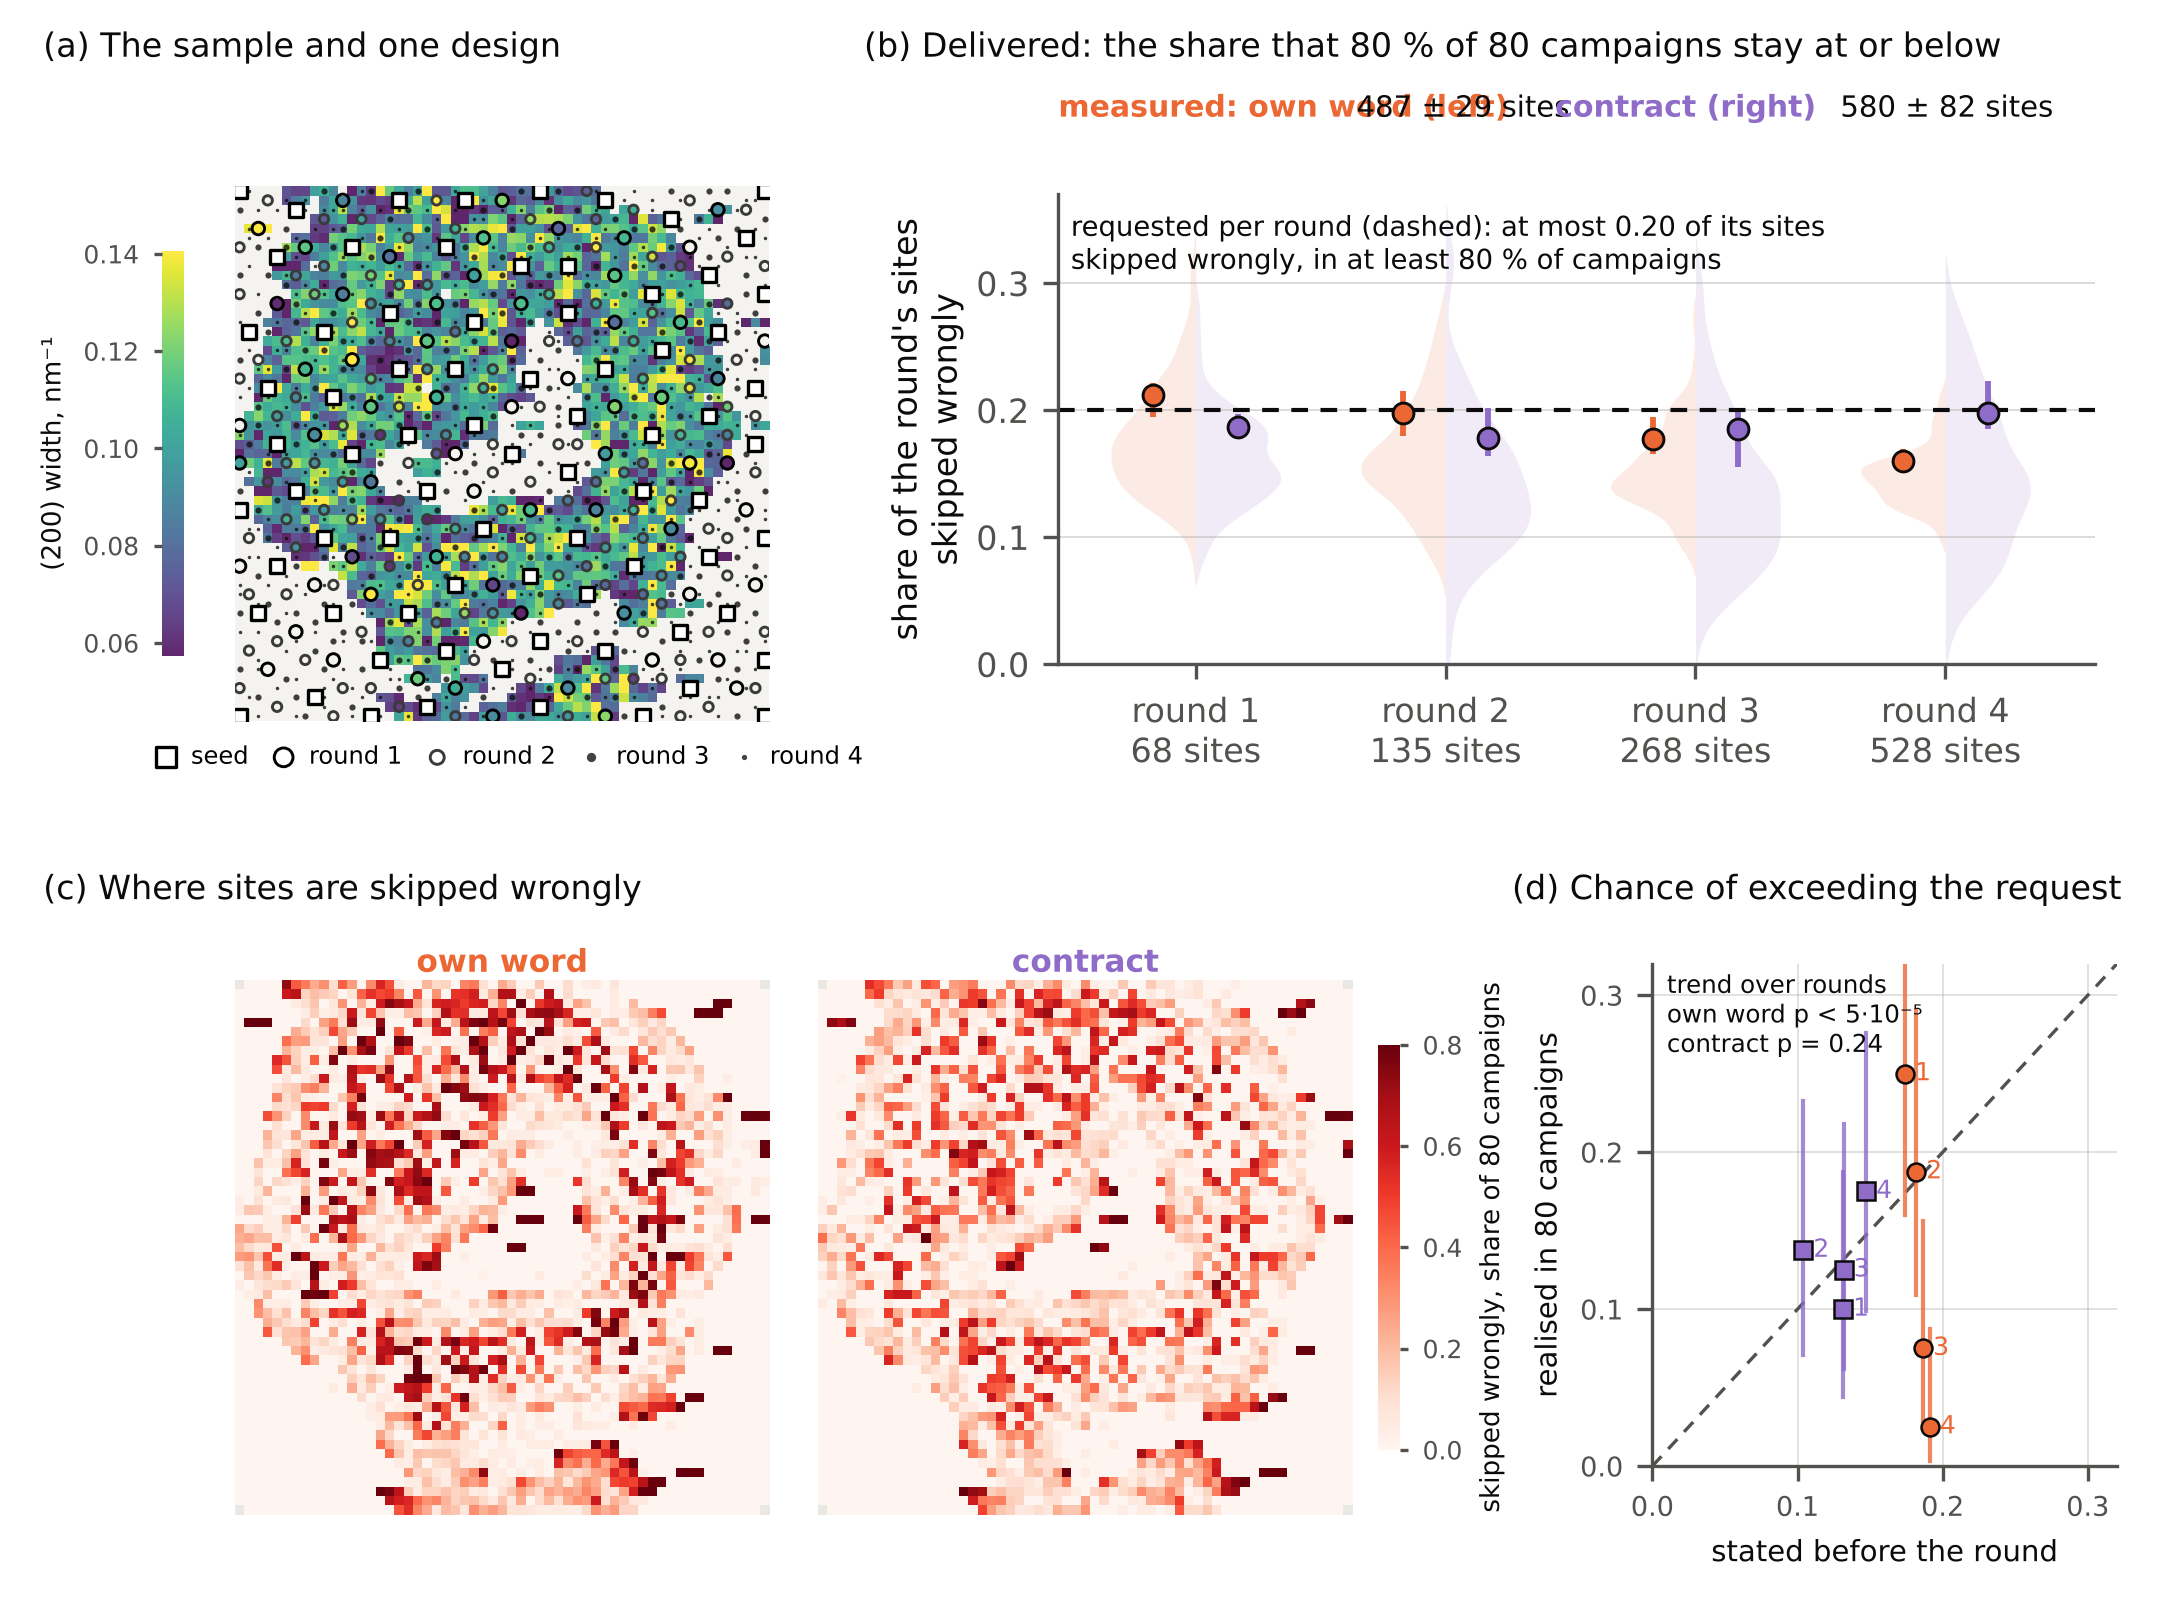

Reproduce this figure in Python.
"""
Figure 1: specified and calibrated in advance. NaCl (200)-width scan, 80 fresh hierarchical designs, one Gaussian
process on the staged plan, budget EPS per round at confidence 0.80; the two rules differ only in who sets the cut
(the process's own statement, or a uniform calibration draw with the exact hypergeometric cut).

(a) Measured width (viridis) with the seed and the four rounds of one design.
(b) Delivered per round: the share of the round's sites skipped wrongly that 80 % of campaigns stay at or below
    (95 % bootstrap interval), distributions faint behind, against the request.
(c) Where sites are skipped wrongly: share of the 80 campaigns, per site, own word and contract.
(d) Stated against realised chance of exceeding the request, per round (Clopper-Pearson 95 %).

    [STAGED_EPS=0.10] python manuscript/figures/fig_hook1.py
"""
from __future__ import annotations

import json
import sys
from pathlib import Path

import matplotlib.pyplot as plt
import numpy as np
from scipy.stats import gaussian_kde

FIG = Path(__file__).resolve().parent
sys.path.insert(0, str(FIG))
from fig_hook_calibrated import EPS, GRID, INK, INK2, ORANGE, PURPLE, RES, ROOT, S, TAG, shares, site_maps  # noqa: E402
from fig_hook_request import boot_q, cp  # noqa: E402


def main():
    plt.rcParams.update({"font.family": "DejaVu Sans", "font.size": 7.5, "axes.edgecolor": INK2,
                         "xtick.color": INK2, "ytick.color": INK2, "axes.labelcolor": INK})
    own, con, own_over, con_over, m_own, m_con = shares()
    rr = [json.loads(l) for l in open(ROOT / RES)]
    stated_con = np.array([[l["delta_picked"] for l in r["contract"]] for r in rr]).mean(0)
    stated_own = np.array([[l["stated_over"] for l in r["own"]] for r in rr]).mean(0)
    Nmean = np.array([[l["N"] for l in r["own"]] for r in rr]).mean(0)
    tests = json.load(open(ROOT / RES.replace(".jsonl", "_trend_tests.json")))
    n = len(rr)

    sys.path.insert(0, str(ROOT)); sys.path.insert(0, str(ROOT / "src"))
    from fig_datasets import nacl_fwhm
    from experiments.nacl_saxs.adapter import load
    img, _, (xs, ys), _, _ = nacl_fwhm()
    ds, grid = load()
    xy = np.asarray(grid["xy_mm"], float)
    rix = np.searchsorted(xs, xy[:, 0].round(4)); riy = np.searchsorted(ys, xy[:, 1].round(4))
    maps, nd = site_maps(img.shape, riy, rix)

    fig = plt.figure(figsize=(7.2, 5.4))
    MW, MH = 0.255, 0.33                       # map axes size (figure fraction), identical for all three maps
    X1, X2 = 0.105, 0.375
    YT, YB = 0.555, 0.065

    def clean(ax):
        ax.set_xticks([]); ax.set_yticks([])
        for sp in ax.spines.values():
            sp.set_visible(False)

    # (a) measured width with one design
    axg = fig.add_axes([X1, YT, MW, MH])
    axg.set_facecolor("#f4f3ef")
    vmin, vmax = np.nanpercentile(img, 5), np.nanpercentile(img, 95)
    imw = axg.imshow(img, origin="lower", cmap="viridis", alpha=0.85, vmin=vmin, vmax=vmax, interpolation="nearest")
    rxy = xy[np.asarray(ds.meta["raster_index"])]
    dix = np.searchsorted(xs, rxy[:, 0].round(4)); diy = np.searchsorted(ys, rxy[:, 1].round(4))
    lv = np.asarray(ds.levels)
    axg.scatter(dix[lv <= 2], diy[lv <= 2], s=11, c="white", marker="s", lw=0.8, edgecolors="black", zorder=5, label="seed")
    for r, (L, sz) in enumerate(zip((3, 4, 5, 6), (9, 5, 2.2, 0.7))):
        m = lv == L
        if r < 2:
            axg.scatter(dix[m], diy[m], s=sz, facecolors="none", edgecolors="black" if r == 0 else "#3a3a3a", lw=0.7,
                        zorder=4, label=f"round {r + 1}")
        else:
            axg.scatter(dix[m], diy[m], s=sz, c="#111111", lw=0, alpha=0.8, zorder=3, label=f"round {r + 1}")
    axg.set_xlim(-0.5, img.shape[1] - 0.5); axg.set_ylim(-0.5, img.shape[0] - 0.5)
    clean(axg)
    axg.legend(loc="upper center", bbox_to_anchor=(0.5, -0.005), ncol=5, frameon=False, fontsize=5.8,
               handletextpad=0.05, columnspacing=0.45, markerscale=1.5)
    cwx = fig.add_axes([X1 - 0.03, YT + 0.04, 0.010, MH - 0.08])
    cw = fig.colorbar(imw, cax=cwx); cw.outline.set_visible(False); cw.solids.set_alpha(0.85)
    cw.ax.tick_params(labelsize=6, length=2); cwx.yaxis.set_ticks_position("left"); cwx.yaxis.set_label_position("left")
    cw.set_label("(200) width, nm⁻¹", fontsize=6.3)
    fig.text(0.02, 0.965, "(a) The sample and one design", fontsize=8, color=INK)

    # (b) delivered per round
    axb = fig.add_axes([0.49, YT + 0.035, 0.48, MH - 0.04])
    for j in range(4):
        for side, v, col in ((-1, own[:, j], ORANGE), (1, con[:, j], PURPLE)):
            y = np.linspace(0, 0.6 * S, 300)
            d = gaussian_kde(v, bw_method=0.35)(y); d = d / d.max() * 0.34; k = d > 0.0034
            axb.fill_betweenx(y[k], j, j + side * d[k], color=col, alpha=0.13, lw=0)
            qa, (lo, hi) = boot_q(v)
            x = j + side * 0.17
            axb.plot([x, x], [lo, hi], color=col, lw=1.4, solid_capstyle="butt")
            axb.plot(x, qa, "o", ms=5, color=col, mec=INK, mew=0.7, zorder=4)
    axb.axhline(EPS, color=INK, lw=1.0, ls=(0, (4, 3)))
    axb.text(-0.5, 0.33 * S, f"requested per round (dashed): at most {EPS:.2f} of its sites\n"
                             "skipped wrongly, in at least 80 % of campaigns", fontsize=6.6, color=INK, va="center")
    axb.set_xticks(range(4), [f"round {j + 1}\n{Nmean[j]:.0f} sites" for j in range(4)])
    axb.set_xlim(-0.55, 3.6); axb.set_ylim(0, 0.37 * S)
    axb.set_yticks(np.round(np.arange(0, 0.31 * S, 0.1 * S), 3))
    axb.set_ylabel("share of the round's sites\nskipped wrongly", labelpad=2)
    axb.grid(axis="y", color=GRID, lw=0.4, alpha=0.6)
    for s_ in ("top", "right"):
        axb.spines[s_].set_visible(False)
    fig.text(0.40, 0.965, "(b) Delivered: the share that 80 % of 80 campaigns stay at or below", fontsize=8, color=INK)
    fig.text(0.49, 0.928, "measured: own word (left)", fontsize=7.2, color=ORANGE, fontweight="bold")
    fig.text(0.628, 0.928, f"{m_own.mean():.0f} ± {m_own.std():.0f} sites", fontsize=7, color=INK)
    fig.text(0.72, 0.928, "contract (right)", fontsize=7.2, color=PURPLE, fontweight="bold")
    fig.text(0.852, 0.928, f"{m_con.mean():.0f} ± {m_con.std():.0f} sites", fontsize=7, color=INK)

    # (c) wrong-skip maps, same size as (a), the own word directly under (a)
    cmap = plt.get_cmap("Reds").copy(); cmap.set_bad("#e9e8e4")
    kw = dict(origin="lower", cmap=cmap, vmin=0, vmax=0.8 * S, interpolation="nearest")
    axl = fig.add_axes([X1, YB, MW, MH]); axr = fig.add_axes([X2, YB, MW, MH])
    im = axl.imshow(maps["own"], **kw); axr.imshow(maps["contract"], **kw)
    for ax, t, c in ((axl, "own word", ORANGE), (axr, "contract", PURPLE)):
        clean(ax); ax.set_title(t, fontsize=7.5, color=c, fontweight="bold", pad=2)
    cax = fig.add_axes([X2 + MW + 0.008, YB + 0.04, 0.010, MH - 0.08])
    cb = fig.colorbar(im, cax=cax, ticks=np.round(np.linspace(0, 0.8 * S, 5), 2))
    cb.outline.set_visible(False); cb.ax.tick_params(labelsize=6, length=2)
    cb.set_label(f"skipped wrongly, share of {nd} campaigns", fontsize=6.3)
    fig.text(0.02, 0.445, "(c) Where sites are skipped wrongly", fontsize=8, color=INK)

    # (d) stated against realised
    axd = fig.add_axes([0.765, YB + 0.03, 0.215, MH - 0.02])
    lim = 0.32
    axd.plot([0, lim], [0, lim], color=INK2, lw=0.8, ls=(0, (4, 3)))
    for st, X, col, mk in ((stated_own, own_over, ORANGE, "o"), (stated_con, con_over, PURPLE, "s")):
        for j in range(4):
            k = int(X[:, j].sum()); lo, hi = cp(k, n)
            axd.plot([st[j], st[j]], [lo, hi], color=col, lw=1.0, alpha=0.8)
            axd.plot(st[j], k / n, mk, ms=4.3, color=col, mec=INK, mew=0.6, zorder=3)
            axd.text(st[j] + 0.007, k / n, str(j + 1), fontsize=6, color=col, va="center")
    axd.set_xlim(0, lim); axd.set_ylim(0, lim)
    axd.set_xticks([0, 0.1, 0.2, 0.3]); axd.set_yticks([0, 0.1, 0.2, 0.3])
    axd.tick_params(labelsize=6.5)
    axd.set_xlabel("stated before the round", fontsize=7)
    axd.set_ylabel("realised in 80 campaigns", fontsize=7)
    axd.grid(color=GRID, lw=0.4, alpha=0.5)
    for s_ in ("top", "right"):
        axd.spines[s_].set_visible(False)
    to, tc = tests["own"], tests["contract"]
    axd.text(0.01, 0.315, "trend over rounds\n" + ("own word p < 5·10⁻⁵" if to["p_trend"] < 5e-5 else f"own word p = {to['p_trend']:.3f}")
             + f"\ncontract p = {tc['p_trend']:.2f}", fontsize=5.9, color=INK, va="top")
    fig.text(0.70, 0.445, "(d) Chance of exceeding the request", fontsize=8, color=INK)

    for ext in ("png", "pdf"):
        fig.savefig(FIG / f"fig_hook1{TAG}.{ext}", dpi=300)


if __name__ == "__main__":
    main()
